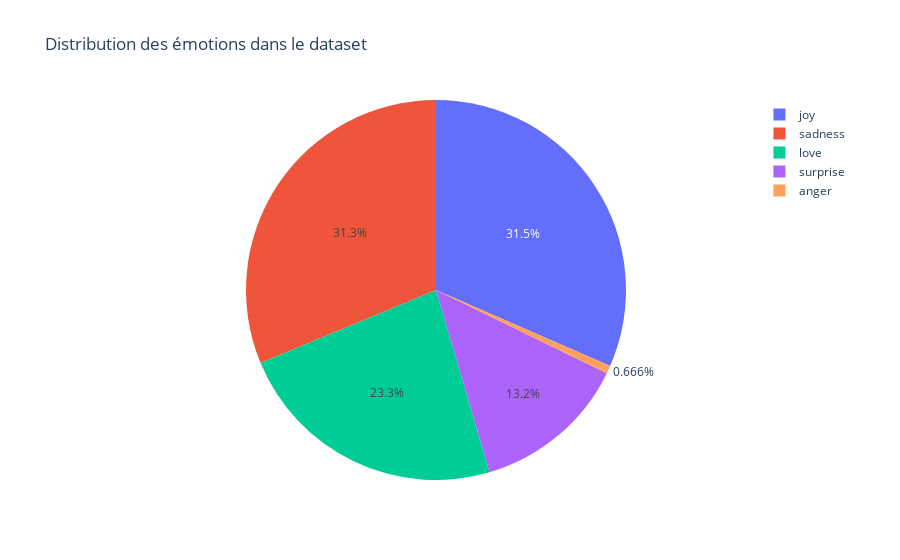

Notebook code for this chart:
### Code cell
fig = px.pie(S2, values=S2.values, names=S2.index, title='Distribution des émotions dans le dataset')
fig.show()

### Figure 1 — Plotly figure (JSON) as saved in the notebook; plotly's stock layout.template omitted (floating-point values rounded to 4 significant figures)
{"data": [{"domain": {"x": [0, 1], "y": [0, 1]}, "hovertemplate": "index=%{label}<br>value=%{value}<extra></extra>", "labels": ["joy", "sadness", "love", "surprise", "anger"], "legendgroup": "", "name": "", "showlegend": true, "type": "pie", "values": [5209, 5165, 3842, 2187, 110]}], "layout": {"legend": {"tracegroupgap": 0}, "title": {"text": "Distribution des émotions dans le dataset"}}}
